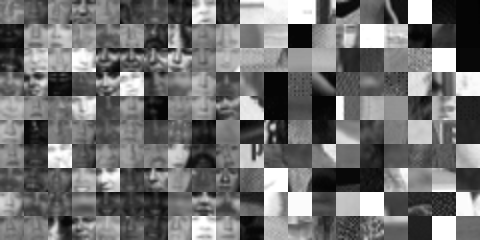

Reproduce this figure in Python.
#!../bin/python2
from __future__ import division
import math
import sys
import numpy as np
import random
import scipy
from ImgFunctions2 import *
from scipy import misc
from scipy import ndimage
import os
import skimage
from matplotlib import pyplot as plt
from collections import defaultdict

faceFilenames = os.listdir("./patches_face")
nofaceFilenames = os.listdir("./patches_noface")

faces = [misc.imresize(np.asarray(misc.imread("./patches_face/" + x)), (24, 24)) for x in faceFilenames]
nofaces = [misc.imresize(np.asarray(misc.imread("./patches_noface/" + x)), (24, 24)) for x in nofaceFilenames]

faces = np.asarray(faces)
faces = faces.reshape(10, 10, 24, 24)

rows = []
for i in faces:
    rows.append(np.hstack(i))

faces = np.vstack(rows)

nofaces = np.asarray(nofaces)
print len(faces)
print faces.shape
nofaces = nofaces.reshape(10, 10, 24, 24)

rows = []
for i in nofaces:
    rows.append(np.hstack(i))

nofaces = np.vstack(rows)
final = np.hstack((faces, nofaces))
plt.imshow(final)
misc.imsave('collage.png', final)
plt.gray()
plt.show()
